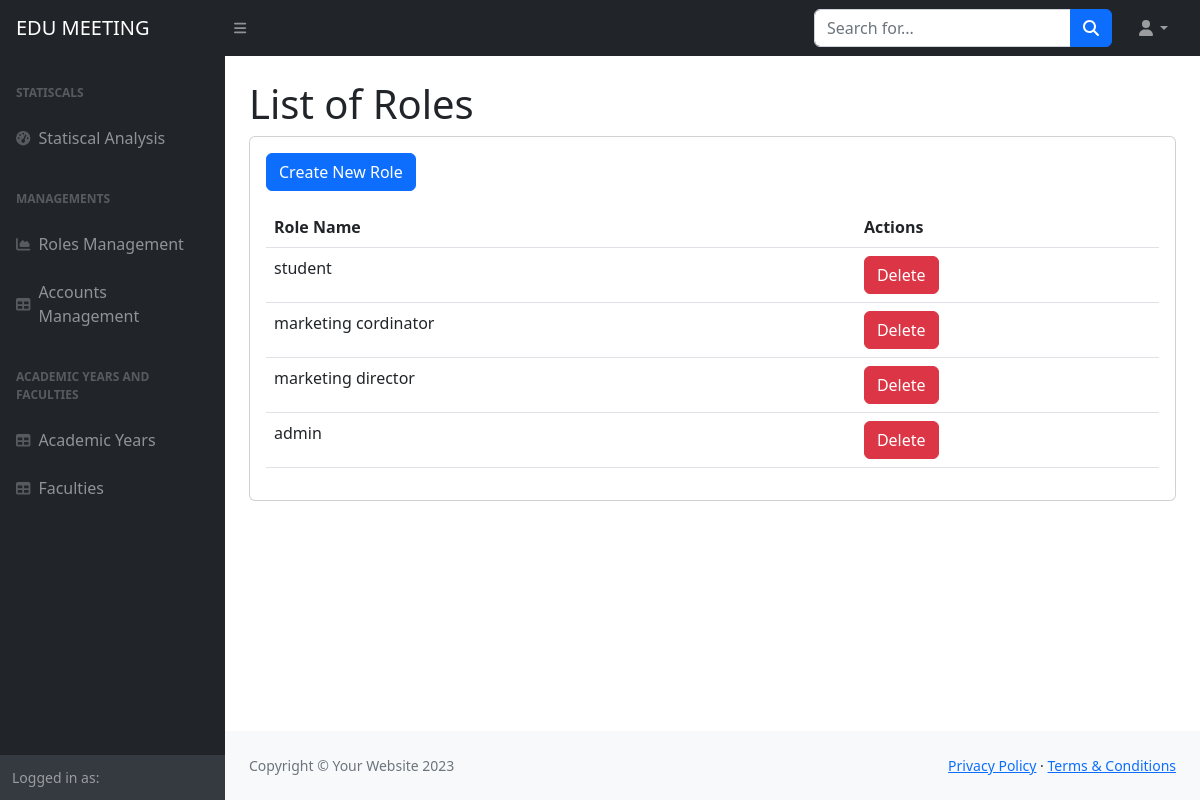
The page /ad/roles/ on the database as committed earlier.
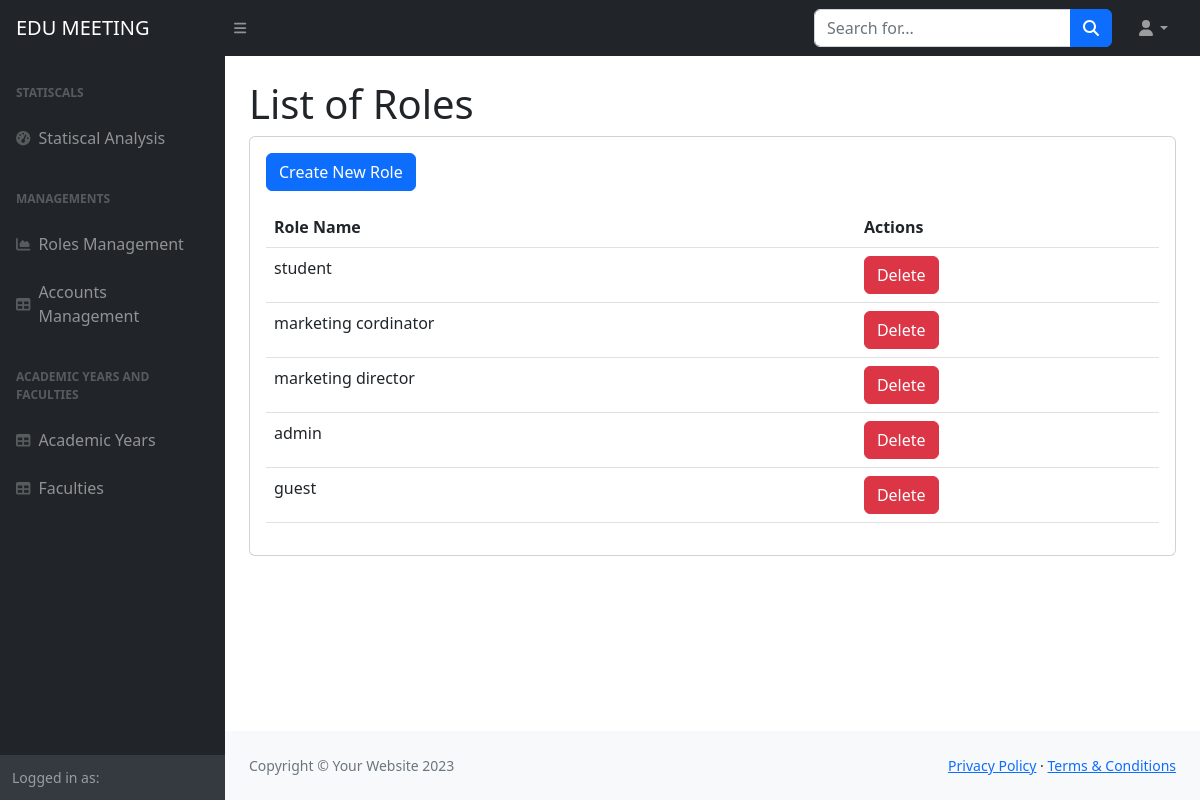
The same page on the database as committed later.
### home/models.py (models this page shows, shortened)
class Role(models.Model):
    name = models.CharField(max_length=30)

### home/views.py (the view)
# urls.py: path('ad/roles/', views.role_list, name='role_list'),
def role_list(request):
    roles = Role.objects.all()
    return render(request, 'role_list.html', {'roles': roles})

### templates/role_list.html (shortened to what the changed rows need)
{%load static%}
<!DOCTYPE html>
<html lang="en">
    <head>
        <link href="https://cdn.jsdelivr.net/npm/simple-datatables@7.1.2/dist/style.min.css" rel="stylesheet" />
        <link href="{% static 'css/styles.css' %}" rel="stylesheet" />
    </head>
    <body class="sb-nav-fixed">
        <div id="layoutSidenav">
            <div id="layoutSidenav_content">
                <main>
                    <div class="container-fluid px-4">
                        <h1 class="mt-4">List of Roles</h1>
                        <div class="card mb-4">
                            <div class="card-body">
                              <table class="table mt-3">
                                <thead class="thead-dark">
                                  <tr>
                                    <th scope="col">Role Name</th>
                                    <th scope="col">Actions</th>
                                  </tr>
                                </thead>
                                <tbody>
                                  {% for role in roles %}
                                  <tr>
                                    <td>{{ role.name }}</td>
                                    <td>
                                      <a class="btn btn-danger" href="{% url 'delete_role' role.id %}" onclick="return confirm('Are you sure you want to delete?');">
                                        Delete
                                      </a>
                                    </td>
                                  </tr>
                                  {% endfor %}
                                </tbody>
                              </table>
                            </div>
                        </div>
                    </div>
                </main>
            </div>
        </div>
    </body>
</html>

Rows that differ between the two databases and show on the page:
added Role: name "guest"
